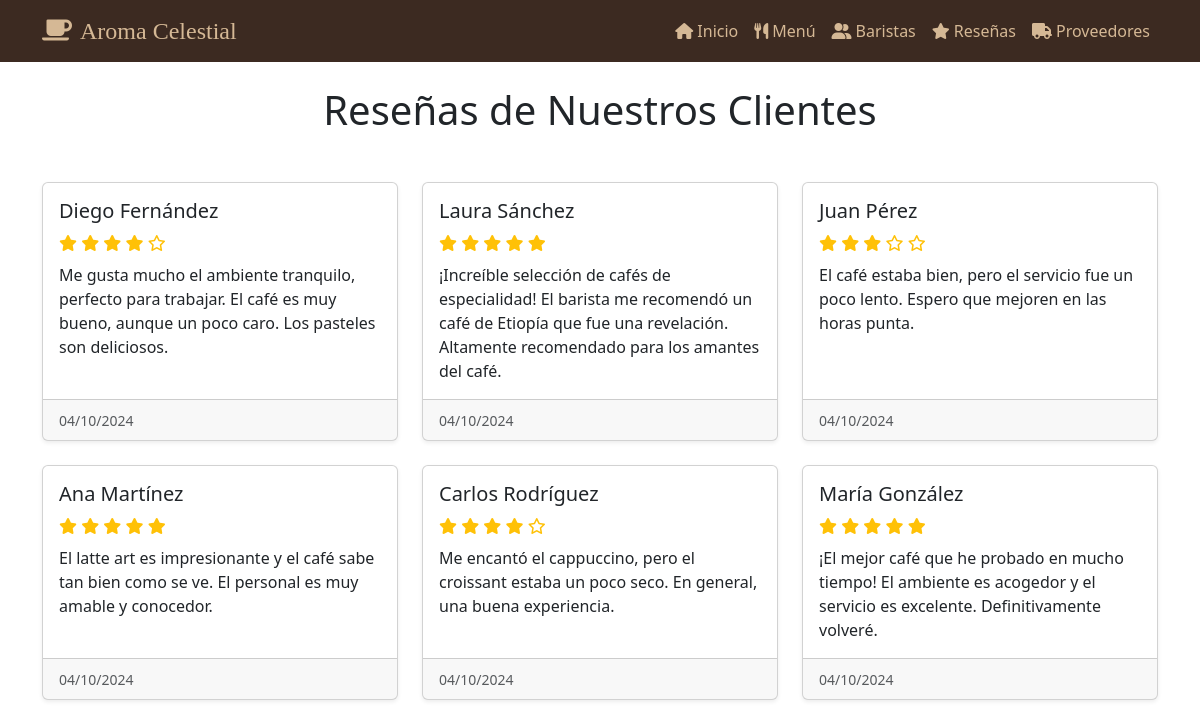
The app's page /resenas/ with its own data.
### myapp/models.py (models this page shows)
class Resena(models.Model):
    id = models.AutoField(primary_key=True)
    nombre_cliente = models.CharField(max_length=100)
    calificacion = models.IntegerField()
    comentario = models.TextField()
    fecha_creacion = models.DateTimeField(auto_now_add=True)

### myapp/views.py (the view)
# urls.py: path('resenas/', views.resenas, name='resenas'),
def resenas(request):
    resenas = Resena.objects.all().order_by('-fecha_creacion')
    return render(request, 'resenas.html', {'resenas': resenas})

### myapp/templates/resenas.html (shortened to what this page needs)
{% extends 'base.html' %}
{% load static %}
{% block content %}
<h1 class="text-center mb-5">Reseñas de Nuestros Clientes</h1>
<div class="row row-cols-1 row-cols-md-3 g-4">
    {% for resena in resenas %}
    <div class="col">
        <div class="card h-100 shadow-sm">
            <div class="card-body">
                <h5 class="card-title">{{ resena.nombre_cliente }}</h5>
                <div class="mb-2">
                    {% for i in "12345"|make_list %}
                        {% if forloop.counter <= resena.calificacion %}
                            <i class="fas fa-star text-warning"></i>
                        {% else %}
                            <i class="far fa-star text-warning"></i>
                        {% endif %}
                    {% endfor %}
                </div>
                <p class="card-text">{{ resena.comentario }}</p>
            </div>
            <div class="card-footer text-muted">
                <small>{{ resena.fecha_creacion|date:"d/m/Y" }}</small>
            </div>
        </div>
    </div>
    {% endfor %}
</div>
{% endblock %}

### records on screen
Resena: nombre_cliente "Diego Fernández", calificacion 4 (drawn), comentario "Me gusta mucho el ambiente tranquilo, perfecto para trabajar. El café es muy bueno, aunque un poco caro. Los pasteles son deliciosos.", fecha_creacion "04/10/2024"
Resena: nombre_cliente "Laura Sánchez", calificacion 5 (drawn), comentario "¡Increíble selección de cafés de especialidad! El barista me recomendó un café de Etiopía que fue una revelación. Altamente recomendado para los amantes del café.", fecha_creacion "04/10/2024"
Resena: nombre_cliente "Juan Pérez", calificacion 3 (drawn), comentario "El café estaba bien, pero el servicio fue un poco lento. Espero que mejoren en las horas punta.", fecha_creacion "04/10/2024"
Resena: nombre_cliente "Ana Martínez", calificacion 5 (drawn), comentario "El latte art es impresionante y el café sabe tan bien como se ve. El personal es muy amable y conocedor.", fecha_creacion "04/10/2024"
Resena: nombre_cliente "Carlos Rodríguez", calificacion 4 (drawn), comentario "Me encantó el cappuccino, pero el croissant estaba un poco seco. En general, una buena experiencia.", fecha_creacion "04/10/2024"
Resena: nombre_cliente "María González", calificacion 5 (drawn), comentario "¡El mejor café que he probado en mucho tiempo! El ambiente es acogedor y el servicio es excelente. Definitivamente volveré.", fecha_creacion "04/10/2024"
